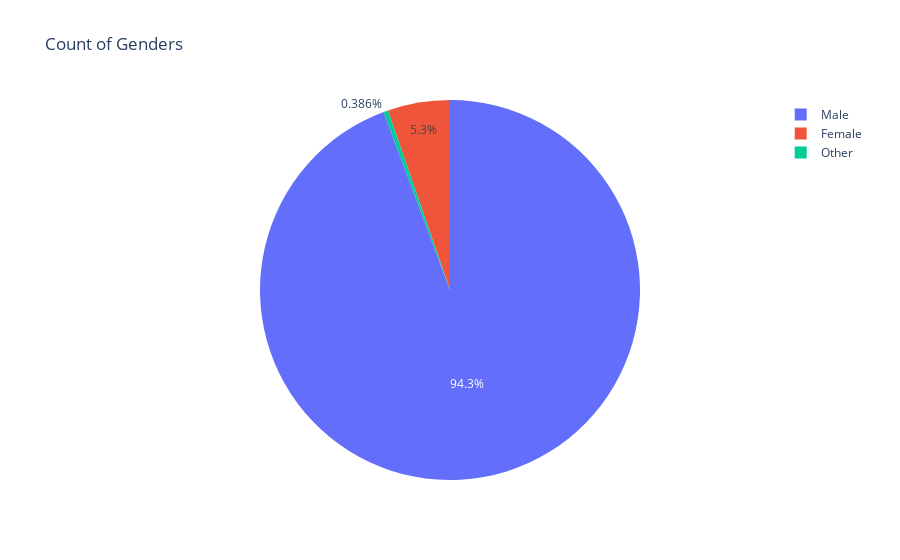

Notebook cell for this chart:
### Code cell
gender_counts = df['Gender'].value_counts()
fig = px.pie(values=gender_counts, names=gender_counts.index, title='Count of Genders')
fig.show()

### Figure 1 — Plotly figure (JSON) as saved in the notebook; plotly's stock layout.template omitted (floating-point values rounded to 4 significant figures)
{"data": [{"domain": {"x": [0, 1], "y": [0, 1]}, "hovertemplate": "label=%{label}<br>value=%{value}<extra></extra>", "labels": ["Male", "Female", "Other"], "legendgroup": "", "name": "", "showlegend": true, "type": "pie", "values": [12699, 713, 52]}], "layout": {"legend": {"tracegroupgap": 0}, "title": {"text": "Count of Genders"}}}
